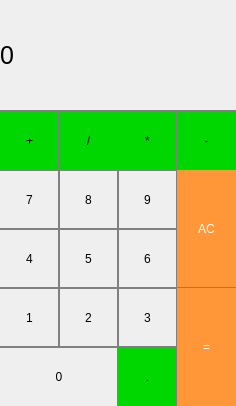
<?xml version="1.0" encoding="UTF-8"?>
<ui version="4.0">
 <class>MainWindow</class>
 <widget class="QMainWindow" name="MainWindow">
  <property name="geometry">
   <rect>
    <x>0</x>
    <y>0</y>
    <width>236</width>
    <height>406</height>
   </rect>
  </property>
  <property name="windowTitle">
   <string>MainWindow</string>
  </property>
  <widget class="QWidget" name="centralWidget">
   <widget class="QLabel" name="WorkWindow">
    <property name="geometry">
     <rect>
      <x>0</x>
      <y>0</y>
      <width>236</width>
      <height>111</height>
     </rect>
    </property>
    <property name="font">
     <font>
      <family>MS Sans Serif</family>
      <pointsize>19</pointsize>
      <weight>50</weight>
      <italic>false</italic>
      <bold>false</bold>
      <underline>false</underline>
      <strikeout>false</strikeout>
     </font>
    </property>
    <property name="styleSheet">
     <string notr="true"> QLabel
{
qproperty-alignment: 'AlignVCenter | AlignRight';
border: 1px solid gray;
}

background-color: white;
</string>
    </property>
    <property name="text">
     <string>0</string>
    </property>
   </widget>
   <widget class="QPushButton" name="buttoplus">
    <property name="geometry">
     <rect>
      <x>-1</x>
      <y>110</y>
      <width>61</width>
      <height>61</height>
     </rect>
    </property>
    <property name="styleSheet">
     <string notr="true">QPushButton {
  background-color: rgb(0, 215, 0);
  border: 1px solid gray;
}
QPushButton:pressed {
    background-color: qlineargradient(x1: 0, y1: 0, x2: 0, y2: 1,
                                      stop: 0 #BEBEBE, stop: 1 #D7D7D7);
}</string>
    </property>
    <property name="text">
     <string>+</string>
    </property>
   </widget>
   <widget class="QPushButton" name="buttondelit">
    <property name="geometry">
     <rect>
      <x>58</x>
      <y>110</y>
      <width>61</width>
      <height>61</height>
     </rect>
    </property>
    <property name="styleSheet">
     <string notr="true">QPushButton {
  background-color: rgb(0, 215, 0);
  border: 1px solid gray;
}
QPushButton:pressed {
    background-color: qlineargradient(x1: 0, y1: 0, x2: 0, y2: 1,
                                      stop: 0 #BEBEBE, stop: 1 #D7D7D7);
}</string>
    </property>
    <property name="text">
     <string>/</string>
    </property>
   </widget>
   <widget class="QPushButton" name="buttonymnoz">
    <property name="geometry">
     <rect>
      <x>117</x>
      <y>110</y>
      <width>61</width>
      <height>61</height>
     </rect>
    </property>
    <property name="styleSheet">
     <string notr="true">QPushButton {
  background-color: rgb(0, 215, 0);
  border: 1px solid gray;
}
QPushButton:pressed {
    background-color: qlineargradient(x1: 0, y1: 0, x2: 0, y2: 1,
                                      stop: 0 #BEBEBE, stop: 1 #D7D7D7);
}</string>
    </property>
    <property name="text">
     <string>*</string>
    </property>
   </widget>
   <widget class="QPushButton" name="buttonraznica">
    <property name="geometry">
     <rect>
      <x>176</x>
      <y>110</y>
      <width>61</width>
      <height>61</height>
     </rect>
    </property>
    <property name="styleSheet">
     <string notr="true">QPushButton {
  background-color: rgb(0, 215, 0);
  border: 1px solid gray;
}
QPushButton:pressed {
    background-color: qlineargradient(x1: 0, y1: 0, x2: 0, y2: 1,
                                      stop: 0 #BEBEBE, stop: 1 #D7D7D7);
}</string>
    </property>
    <property name="text">
     <string>-</string>
    </property>
   </widget>
   <widget class="QPushButton" name="button9">
    <property name="geometry">
     <rect>
      <x>117</x>
      <y>169</y>
      <width>61</width>
      <height>61</height>
     </rect>
    </property>
    <property name="styleSheet">
     <string notr="true">QPushButton {
   border: 1px solid gray;
}
QPushButton:pressed {
    background-color: qlineargradient(x1: 0, y1: 0, x2: 0, y2: 1,
                                      stop: 0 #dadbde, stop: 1 #f6f7fa);
}</string>
    </property>
    <property name="text">
     <string>9</string>
    </property>
   </widget>
   <widget class="QPushButton" name="button7">
    <property name="geometry">
     <rect>
      <x>-1</x>
      <y>169</y>
      <width>61</width>
      <height>61</height>
     </rect>
    </property>
    <property name="styleSheet">
     <string notr="true">QPushButton {
   border: 1px solid gray;
}
QPushButton:pressed {
    background-color: qlineargradient(x1: 0, y1: 0, x2: 0, y2: 1,
                                      stop: 0 #dadbde, stop: 1 #f6f7fa);
}</string>
    </property>
    <property name="text">
     <string>7</string>
    </property>
   </widget>
   <widget class="QPushButton" name="button8">
    <property name="geometry">
     <rect>
      <x>58</x>
      <y>169</y>
      <width>61</width>
      <height>61</height>
     </rect>
    </property>
    <property name="styleSheet">
     <string notr="true">QPushButton {
   border: 1px solid gray;
}
QPushButton:pressed {
    background-color: qlineargradient(x1: 0, y1: 0, x2: 0, y2: 1,
                                      stop: 0 #dadbde, stop: 1 #f6f7fa);
}</string>
    </property>
    <property name="text">
     <string>8</string>
    </property>
   </widget>
   <widget class="QPushButton" name="button5">
    <property name="geometry">
     <rect>
      <x>58</x>
      <y>228</y>
      <width>61</width>
      <height>61</height>
     </rect>
    </property>
    <property name="styleSheet">
     <string notr="true">QPushButton {
   border: 1px solid gray;
}
QPushButton:pressed {
    background-color: qlineargradient(x1: 0, y1: 0, x2: 0, y2: 1,
                                      stop: 0 #dadbde, stop: 1 #f6f7fa);
}</string>
    </property>
    <property name="text">
     <string>5</string>
    </property>
   </widget>
   <widget class="QPushButton" name="button4">
    <property name="geometry">
     <rect>
      <x>-1</x>
      <y>228</y>
      <width>61</width>
      <height>61</height>
     </rect>
    </property>
    <property name="styleSheet">
     <string notr="true">QPushButton {
   border: 1px solid gray;
}
QPushButton:pressed {
    background-color: qlineargradient(x1: 0, y1: 0, x2: 0, y2: 1,
                                      stop: 0 #dadbde, stop: 1 #f6f7fa);
}</string>
    </property>
    <property name="text">
     <string>4</string>
    </property>
   </widget>
   <widget class="QPushButton" name="button6">
    <property name="geometry">
     <rect>
      <x>117</x>
      <y>228</y>
      <width>61</width>
      <height>61</height>
     </rect>
    </property>
    <property name="styleSheet">
     <string notr="true">QPushButton {
   border: 1px solid gray;
}
QPushButton:pressed {
    background-color: qlineargradient(x1: 0, y1: 0, x2: 0, y2: 1,
                                      stop: 0 #dadbde, stop: 1 #f6f7fa);
}</string>
    </property>
    <property name="text">
     <string>6</string>
    </property>
   </widget>
   <widget class="QPushButton" name="button2">
    <property name="geometry">
     <rect>
      <x>58</x>
      <y>287</y>
      <width>61</width>
      <height>61</height>
     </rect>
    </property>
    <property name="styleSheet">
     <string notr="true">QPushButton {
   border: 1px solid gray;
}
QPushButton:pressed {
    background-color: qlineargradient(x1: 0, y1: 0, x2: 0, y2: 1,
                                      stop: 0 #dadbde, stop: 1 #f6f7fa);
}</string>
    </property>
    <property name="text">
     <string>2</string>
    </property>
   </widget>
   <widget class="QPushButton" name="button3">
    <property name="geometry">
     <rect>
      <x>117</x>
      <y>287</y>
      <width>61</width>
      <height>61</height>
     </rect>
    </property>
    <property name="styleSheet">
     <string notr="true">QPushButton {
   border: 1px solid gray;
}
QPushButton:pressed {
    background-color: qlineargradient(x1: 0, y1: 0, x2: 0, y2: 1,
                                      stop: 0 #dadbde, stop: 1 #f6f7fa);
}</string>
    </property>
    <property name="text">
     <string>3</string>
    </property>
   </widget>
   <widget class="QPushButton" name="button1">
    <property name="geometry">
     <rect>
      <x>-1</x>
      <y>287</y>
      <width>61</width>
      <height>61</height>
     </rect>
    </property>
    <property name="styleSheet">
     <string notr="true">QPushButton {
   border: 1px solid gray;
}
QPushButton:pressed {
    background-color: qlineargradient(x1: 0, y1: 0, x2: 0, y2: 1,
                                      stop: 0 #dadbde, stop: 1 #f6f7fa);
}</string>
    </property>
    <property name="text">
     <string>1</string>
    </property>
   </widget>
   <widget class="QPushButton" name="button0">
    <property name="geometry">
     <rect>
      <x>-1</x>
      <y>346</y>
      <width>120</width>
      <height>61</height>
     </rect>
    </property>
    <property name="styleSheet">
     <string notr="true">QPushButton {
   border: 1px solid gray;
}
QPushButton:pressed {
    background-color: qlineargradient(x1: 0, y1: 0, x2: 0, y2: 1,
                                      stop: 0 #dadbde, stop: 1 #f6f7fa);
}</string>
    </property>
    <property name="text">
     <string>0</string>
    </property>
   </widget>
   <widget class="QPushButton" name="buttonpoint">
    <property name="geometry">
     <rect>
      <x>117</x>
      <y>346</y>
      <width>61</width>
      <height>61</height>
     </rect>
    </property>
    <property name="styleSheet">
     <string notr="true">QPushButton {
  background-color: rgb(0, 215, 0);
  border: 1px solid gray;
}
QPushButton:pressed {
    background-color: qlineargradient(x1: 0, y1: 0, x2: 0, y2: 1,
                                      stop: 0 #BEBEBE, stop: 1 #D7D7D7);
}</string>
    </property>
    <property name="text">
     <string>.</string>
    </property>
   </widget>
   <widget class="QPushButton" name="buttondelete">
    <property name="geometry">
     <rect>
      <x>176</x>
      <y>169</y>
      <width>61</width>
      <height>120</height>
     </rect>
    </property>
    <property name="styleSheet">
     <string notr="true">QPushButton {
  background-color: rgb(255, 151, 57);
  color: white; 
  border: 1px solid gray;
}

QPushButton:pressed {
    background-color: qlineargradient(x1: 0, y1: 0, x2: 0, y2: 1,
                                      stop: 0 #FF7832, stop: 1 #FF9739);
}</string>
    </property>
    <property name="text">
     <string>AC</string>
    </property>
   </widget>
   <widget class="QPushButton" name="buttonravno">
    <property name="geometry">
     <rect>
      <x>176</x>
      <y>287</y>
      <width>61</width>
      <height>120</height>
     </rect>
    </property>
    <property name="styleSheet">
     <string notr="true">QPushButton {
  background-color: rgb(255, 151, 57);
  color: white; 
  border: 1px solid gray;
}

QPushButton:pressed {
    background-color: qlineargradient(x1: 0, y1: 0, x2: 0, y2: 1,
                                      stop: 0 #FF7832, stop: 1 #FF9739);
}</string>
    </property>
    <property name="text">
     <string>=</string>
    </property>
   </widget>
  </widget>
 </widget>
 <layoutdefault spacing="6" margin="11"/>
 <resources/>
 <connections/>
</ui>
